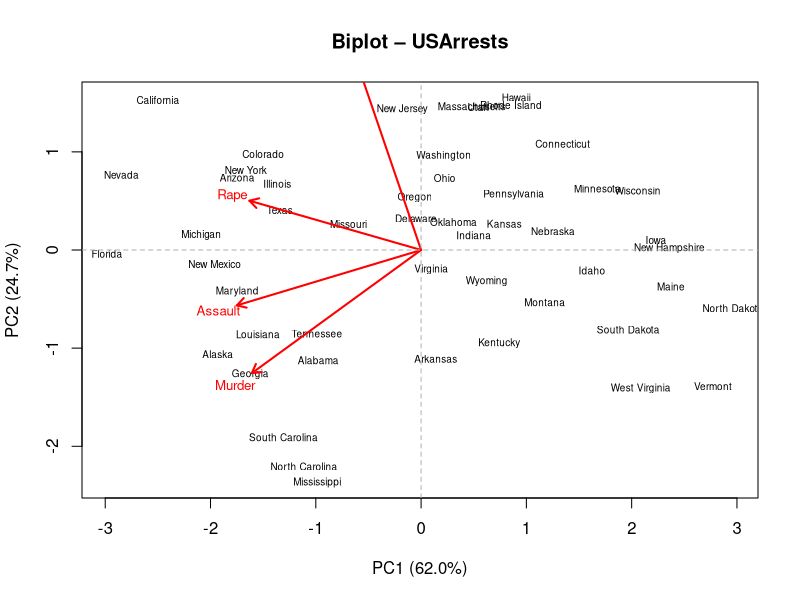

Reproduce this figure in R.
## ---- chunk 1
#| echo: true

# Load and center/scale
X <- scale(USArrests)
n <- nrow(X); d <- ncol(X)

# Compute SVD
X.svd <- svd(X)
sigma <- X.svd$d
cat("Singular values:\n"); print(round(sigma, 3))

# Variance explained
var_exp <- sigma^2 / sum(sigma^2)
cat("\nVariance explained (%):\n"); print(round(100 * var_exp, 1))
cat("Cumulative (%):\n"); print(round(100 * cumsum(var_exp), 1))
## ---- chunk 2
#| echo: true

# Low-rank reconstruction
low_rank <- function(svd_obj, k) {
  svd_obj$u[, 1:k, drop = FALSE] %*%
    diag(svd_obj$d[1:k], nrow = k) %*%
    t(svd_obj$v[, 1:k, drop = FALSE])
}

for (k in 1:2) {
  Xhat <- low_rank(X.svd, k)
  err_computed  <- sum((X - Xhat)^2)
  err_theory    <- sum(sigma[-(1:k)]^2)
  cat(sprintf("k=%d  ||X - Xhat||_F^2 = %.4f  (theory: %.4f)\n",
              k, err_computed, err_theory))
}
## ---- chunk 3
#| echo: true
#| fig-cap: "Biplot of USArrests: states (points) and variable loadings (arrows)"

# Scores
scores  <- X.svd$u[, 1:2] %*% diag(X.svd$d[1:2])
# Loadings
loadings <- X.svd$v[, 1:2]

# Plot
plot(scores, type = "n",
     xlab = sprintf("PC1 (%.1f%%)", 100 * var_exp[1]),
     ylab = sprintf("PC2 (%.1f%%)", 100 * var_exp[2]),
     main = "Biplot – USArrests")
text(scores, labels = rownames(USArrests), cex = 0.6)

# Overlay loading arrows (scaled for visibility)
scale_factor <- 3
arrows(0, 0,
       loadings[, 1] * scale_factor, loadings[, 2] * scale_factor,
       col = "red", length = 0.1, lwd = 2)
text(loadings[, 1] * scale_factor * 1.1,
     loadings[, 2] * scale_factor * 1.1,
     labels = colnames(USArrests), col = "red", cex = 0.8)
abline(h = 0, v = 0, lty = 2, col = "grey70")
